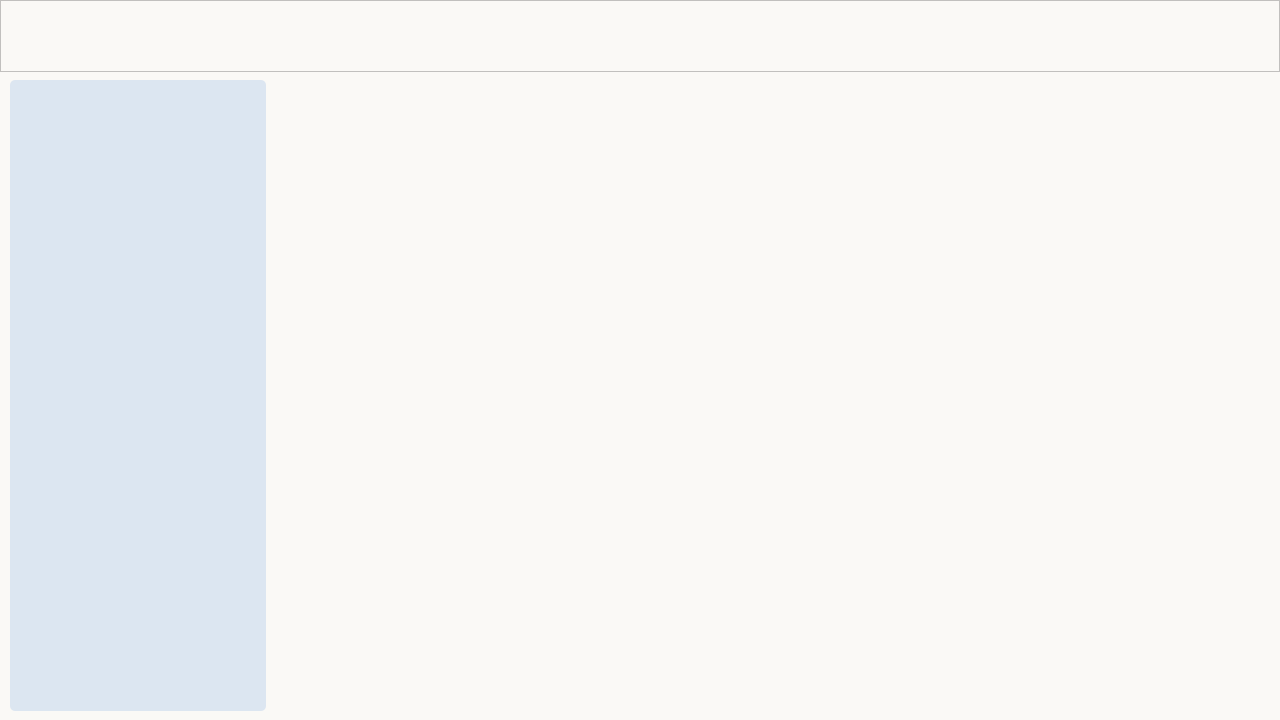
<?xml version="1.0" encoding="UTF-8"?>
<ui version="4.0">
 <class>MainWindow</class>
 <widget class="QMainWindow" name="MainWindow">
  <property name="geometry">
   <rect>
    <x>0</x>
    <y>0</y>
    <width>1280</width>
    <height>720</height>
   </rect>
  </property>
  <property name="windowTitle">
   <string>Text-To-Speech Gen</string>
  </property>
  <property name="styleSheet">
   <string notr="true">background-color: rgb(250, 249, 246);</string>
  </property>
  <widget class="QWidget" name="centralwidget">
   <widget class="QFrame" name="_header">
    <property name="geometry">
     <rect>
      <x>0</x>
      <y>0</y>
      <width>1280</width>
      <height>72</height>
     </rect>
    </property>
    <property name="minimumSize">
     <size>
      <width>0</width>
      <height>72</height>
     </size>
    </property>
    <property name="maximumSize">
     <size>
      <width>1280</width>
      <height>72</height>
     </size>
    </property>
    <property name="styleSheet">
     <string notr="true">background-color: rgb(250, 249, 246);
</string>
    </property>
    <property name="frameShape">
     <enum>QFrame::StyledPanel</enum>
    </property>
    <property name="frameShadow">
     <enum>QFrame::Raised</enum>
    </property>
   </widget>
   <widget class="QFrame" name="_shortCuts">
    <property name="geometry">
     <rect>
      <x>10</x>
      <y>80</y>
      <width>256</width>
      <height>631</height>
     </rect>
    </property>
    <property name="minimumSize">
     <size>
      <width>256</width>
      <height>621</height>
     </size>
    </property>
    <property name="maximumSize">
     <size>
      <width>256</width>
      <height>631</height>
     </size>
    </property>
    <property name="styleSheet">
     <string notr="true">background-color: rgb(220, 230, 241);
border-radius: 5px</string>
    </property>
    <property name="frameShape">
     <enum>QFrame::NoFrame</enum>
    </property>
    <property name="frameShadow">
     <enum>QFrame::Sunken</enum>
    </property>
    <property name="lineWidth">
     <number>2</number>
    </property>
    <property name="midLineWidth">
     <number>1</number>
    </property>
   </widget>
  </widget>
 </widget>
 <resources/>
 <connections/>
</ui>
